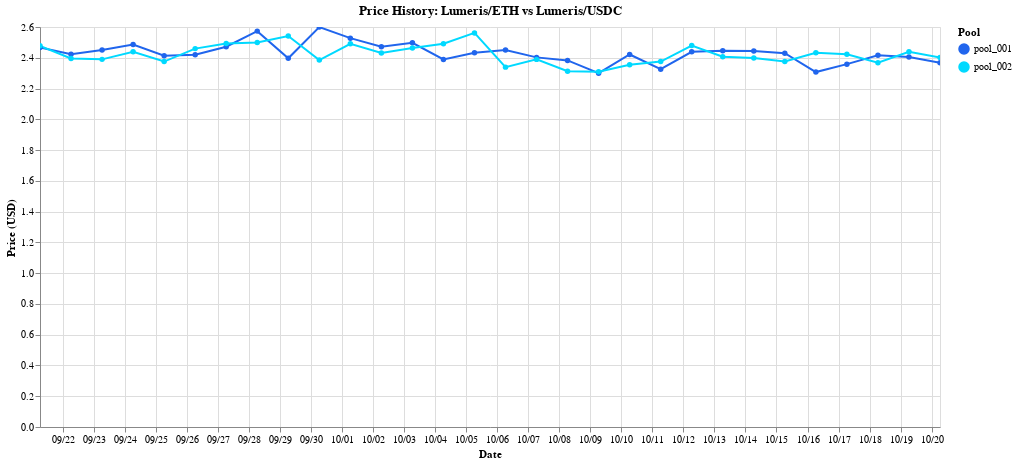

The notebook cell saved with this chart:
### Code cell
# Interactive price history using Altair
# Use first two pools from backend data
pool_ids = [p['id'] for p in predictor.pools[:2]]
hist_sample = hist_df[hist_df['pool_id'].isin(pool_ids)].copy()

price_chart = alt.Chart(hist_sample).mark_line(point=True).encode(
    x=alt.X('date:T', title='Date', axis=alt.Axis(format='%m/%d')),
    y=alt.Y('price:Q', title='Price (USD)'),
    color=alt.Color('pool_id:N', 
                   scale=alt.Scale(range=[CYBER_BLUE, CYBER_CYAN]),
                   legend=alt.Legend(title='Pool')),
    tooltip=['date:T', 'pool_id:N', 'price:Q', 'volume_24h:Q']
).properties(
    width=900,
    height=400,
    title=f'Price History: {predictor.pools[0]["name"]} vs {predictor.pools[1]["name"]}'
).interactive()

price_chart

### Figure 1 — Vega-Lite specification as saved in the notebook (floating-point values rounded to 4 significant figures)
{"config": {"view": {"continuousWidth": 300, "continuousHeight": 300}}, "data": {"name": "data-1201add3c826b2bd92d7a3ece5c969c3"}, "mark": {"type": "line", "point": true}, "encoding": {"color": {"field": "pool_id", "legend": {"title": "Pool"}, "scale": {"range": ["#2065ed", "#00d9ff"]}, "type": "nominal"}, "tooltip": [{"field": "date", "type": "temporal"}, {"field": "pool_id", "type": "nominal"}, {"field": "price", "type": "quantitative"}, {"field": "volume_24h", "type": "quantitative"}], "x": {"axis": {"format": "%m/%d"}, "field": "date", "title": "Date", "type": "temporal"}, "y": {"field": "price", "title": "Price (USD)", "type": "quantitative"}}, "height": 400, "params": [{"name": "param_1", "select": {"type": "interval", "encodings": ["x", "y"]}, "bind": "scales"}], "title": "Price History: Lumeris/ETH vs Lumeris/USDC", "width": 900, "$schema": "https://vega.github.io/schema/vega-lite/v5.20.1.json", "datasets": {"data-1201add3c826b2bd92d7a3ece5c969c3": [{"pool_id": "pool_001", "date": "2025-09-21T06:27:29.091815", "price": 2.467, "tvl": 2451000.0, "volume_24h": 385300.0, "apy": 45.54, "sma_7": 2.467, "momentum": 0.0, "volume_tvl_ratio": 0.1572, "volatility": 0.006795}, {"pool_id": "pool_001", "date": "2025-09-22T06:27:29.091815", "price": 2.423, "tvl": 2561000.0, "volume_24h": 429000.0, "apy": 44.57, "sma_7": 2.423, "momentum": -0.01769, "volume_tvl_ratio": 0.1675, "volatility": 0.01202}, {"pool_id": "pool_001", "date": "2025-09-23T06:27:29.091815", "price": 2.45, "tvl": 2457000.0, "volume_24h": 384900.0, "apy": 45.11, "sma_7": 2.45, "momentum": 0.01108, "volume_tvl_ratio": 0.1567, "volatility": 0.002059}, {"pool_id": "pool_001", "date": "2025-09-24T06:27:29.091815", "price": 2.486, "tvl": 2458000.0, "volume_24h": 472000.0, "apy": 46.98, "sma_7": 2.486, "momentum": 0.01463, "volume_tvl_ratio": 0.1921, "volatility": 0.01157}, {"pool_id": "pool_001", "date": "2025-09-25T06:27:29.091815", "price": 2.413, "tvl": 2538000.0, "volume_24h": 501900.0, "apy": 46.93, "sma_7": 2.413, "momentum": -0.02934, "volume_tvl_ratio": 0.1978, "volatility": 0.0192}, {"pool_id": "pool_001", "date": "2025-09-26T06:27:29.091815", "price": 2.42, "tvl": 2467000.0, "volume_24h": 409100.0, "apy": 46.28, "sma_7": 2.42, "momentum": 0.002808, "volume_tvl_ratio": 0.1658, "volatility": 0.01743}, {"pool_id": "pool_001", "date": "2025-09-27T06:27:29.091815", "price": 2.472, "tvl": 2500000.0, "volume_24h": 441300.0, "apy": 45.8, "sma_7": 2.472, "momentum": 0.02162, "volume_tvl_ratio": 0.1765, "volatility": 0.002914}, {"pool_id": "pool_001", "date": "2025-09-28T06:27:29.091815", "price": 2.573, "tvl": 2447000.0, "volume_24h": 462000.0, "apy": 44.91, "sma_7": 2.447, "momentum": 0.041, "volume_tvl_ratio": 0.1888, "volatility": 0.04328}, {"pool_id": "pool_001", "date": "2025-09-29T06:27:29.091815", "price": 2.397, "tvl": 2496000.0, "volume_24h": 454300.0, "apy": 44.93, "sma_7": 2.462, "momentum": -0.06858, "volume_tvl_ratio": 0.182, "volatility": 0.02975}, {"pool_id": "pool_001", "date": "2025-09-30T06:27:29.091815", "price": 2.599, "tvl": 2494000.0, "volume_24h": 475600.0, "apy": 47.83, "sma_7": 2.459, "momentum": 0.08455, "volume_tvl_ratio": 0.1907, "volatility": 0.05196}, {"pool_id": "pool_001", "date": "2025-10-01T06:27:29.091815", "price": 2.528, "tvl": 2526000.0, "volume_24h": 445000.0, "apy": 45.07, "sma_7": 2.48, "momentum": -0.02762, "volume_tvl_ratio": 0.1761, "volatility": 0.02166}, {"pool_id": "pool_001", "date": "2025-10-02T06:27:29.091815", "price": 2.472, "tvl": 2463000.0, "volume_24h": 452400.0, "apy": 42.83, "sma_7": 2.486, "momentum": -0.02209, "volume_tvl_ratio": 0.1837, "volatility": 0.002137}, {"pool_id": "pool_001", "date": "2025-10-03T06:27:29.091815", "price": 2.497, "tvl": 2513000.0, "volume_24h": 510600.0, "apy": 43.49, "sma_7": 2.494, "momentum": 0.01023, "volume_tvl_ratio": 0.2032, "volatility": 0.00718}, {"pool_id": "pool_001", "date": "2025-10-04T06:27:29.091815", "price": 2.389, "tvl": 2547000.0, "volume_24h": 546900.0, "apy": 43.58, "sma_7": 2.505, "momentum": -0.04307, "volume_tvl_ratio": 0.2147, "volatility": 0.03771}, {"pool_id": "pool_001", "date": "2025-10-05T06:27:29.091815", "price": 2.433, "tvl": 2521000.0, "volume_24h": 421900.0, "apy": 48.11, "sma_7": 2.494, "momentum": 0.01816, "volume_tvl_ratio": 0.1674, "volatility": 0.02101}, {"pool_id": "pool_001", "date": "2025-10-06T06:27:29.091815", "price": 2.451, "tvl": 2525000.0, "volume_24h": 496500.0, "apy": 42.6, "sma_7": 2.474, "momentum": 0.007383, "volume_tvl_ratio": 0.1966, "volatility": 0.01533}, {"pool_id": "pool_001", "date": "2025-10-07T06:27:29.091815", "price": 2.403, "tvl": 2473000.0, "volume_24h": 433800.0, "apy": 43.37, "sma_7": 2.481, "momentum": -0.0197, "volume_tvl_ratio": 0.1754, "volatility": 0.003383}, {"pool_id": "pool_001", "date": "2025-10-08T06:27:29.091815", "price": 2.383, "tvl": 2519000.0, "volume_24h": 458400.0, "apy": 42.84, "sma_7": 2.453, "momentum": -0.00817, "volume_tvl_ratio": 0.182, "volatility": 0.01039}, {"pool_id": "pool_001", "date": "2025-10-09T06:27:29.091815", "price": 2.3, "tvl": 2470000.0, "volume_24h": 482400.0, "apy": 41.95, "sma_7": 2.432, "momentum": -0.03498, "volume_tvl_ratio": 0.1954, "volatility": 0.04342}, {"pool_id": "pool_001", "date": "2025-10-10T06:27:29.091815", "price": 2.421, "tvl": 2491000.0, "volume_24h": 450100.0, "apy": 48.1, "sma_7": 2.408, "momentum": 0.05291, "volume_tvl_ratio": 0.1807, "volatility": 0.007242}, {"pool_id": "pool_001", "date": "2025-10-11T06:27:29.091815", "price": 2.325, "tvl": 2493000.0, "volume_24h": 360500.0, "apy": 46.48, "sma_7": 2.397, "momentum": -0.03953, "volume_tvl_ratio": 0.1446, "volatility": 0.03083}, {"pool_id": "pool_001", "date": "2025-10-12T06:27:29.091815", "price": 2.439, "tvl": 2453000.0, "volume_24h": 476000.0, "apy": 48.24, "sma_7": 2.388, "momentum": 0.0488, "volume_tvl_ratio": 0.1941, "volatility": 0.0165}, {"pool_id": "pool_001", "date": "2025-10-13T06:27:29.091815", "price": 2.445, "tvl": 2533000.0, "volume_24h": 443700.0, "apy": 43.91, "sma_7": 2.389, "momentum": 0.002555, "volume_tvl_ratio": 0.1751, "volatility": 0.02004}, {"pool_id": "pool_001", "date": "2025-10-14T06:27:29.091815", "price": 2.445, "tvl": 2543000.0, "volume_24h": 409300.0, "apy": 40.09, "sma_7": 2.388, "momentum": -0.0002348, "volume_tvl_ratio": 0.161, "volatility": 0.0208}, {"pool_id": "pool_001", "date": "2025-10-15T06:27:29.091815", "price": 2.429, "tvl": 2472000.0, "volume_24h": 462200.0, "apy": 47.24, "sma_7": 2.394, "momentum": -0.006254, "volume_tvl_ratio": 0.1869, "volatility": 0.01556}, {"pool_id": "pool_001", "date": "2025-10-16T06:27:29.091815", "price": 2.307, "tvl": 2476000.0, "volume_24h": 467100.0, "apy": 47.25, "sma_7": 2.401, "momentum": -0.05034, "volume_tvl_ratio": 0.1887, "volatility": 0.03335}, {"pool_id": "pool_001", "date": "2025-10-17T06:27:29.091815", "price": 2.359, "tvl": 2532000.0, "volume_24h": 402100.0, "apy": 47.12, "sma_7": 2.402, "momentum": 0.02232, "volume_tvl_ratio": 0.1588, "volatility": 0.01133}, {"pool_id": "pool_001", "date": "2025-10-18T06:27:29.091815", "price": 2.416, "tvl": 2479000.0, "volume_24h": 523900.0, "apy": 44.63, "sma_7": 2.393, "momentum": 0.02454, "volume_tvl_ratio": 0.2113, "volatility": 0.01329}, {"pool_id": "pool_001", "date": "2025-10-19T06:27:29.091815", "price": 2.405, "tvl": 2529000.0, "volume_24h": 498400.0, "apy": 42.49, "sma_7": 2.406, "momentum": -0.004922, "volume_tvl_ratio": 0.1971, "volatility": 0.009436}, {"pool_id": "pool_001", "date": "2025-10-20T06:27:29.091815", "price": 2.368, "tvl": 2490000.0, "volume_24h": 462800.0, "apy": 47.0, "sma_7": 2.401, "momentum": -0.0151, "volume_tvl_ratio": 0.1858, "volatility": 0.004384}, {"pool_id": "pool_002", "date": "2025-09-21T06:27:29.091815", "price": 2.478, "tvl": 1830000.0, "volume_24h": 253700.0, "apy": 36.6, "sma_7": 2.478, "momentum": 0.0, "volume_tvl_ratio": 0.1386, "volatility": 0.01128}, {"pool_id": "pool_002", "date": "2025-09-22T06:27:29.091815", "price": 2.396, "tvl": 1804000.0, "volume_24h": 365600.0, "apy": 39.07, "sma_7": 2.396, "momentum": -0.03308, "volume_tvl_ratio": 0.2026, "volatility": 0.02317}, {"pool_id": "pool_002", "date": "2025-09-23T06:27:29.091815", "price": 2.39, "tvl": 1833000.0, "volume_24h": 299100.0, "apy": 35.24, "sma_7": 2.39, "momentum": -0.002523, "volume_tvl_ratio": 0.1631, "volatility": 0.02664}, {"pool_id": "pool_002", "date": "2025-09-24T06:27:29.091815", "price": 2.44, "tvl": 1810000.0, "volume_24h": 276400.0, "apy": 37.08, "sma_7": 2.44, "momentum": 0.02092, "volume_tvl_ratio": 0.1527, "volatility": 0.007237}, {"pool_id": "pool_002", "date": "2025-09-25T06:27:29.091815", "price": 2.375, "tvl": 1780000.0, "volume_24h": 335800.0, "apy": 36.7, "sma_7": 2.375, "momentum": -0.02633, "volume_tvl_ratio": 0.1887, "volatility": 0.03445}, {"pool_id": "pool_002", "date": "2025-09-26T06:27:29.091815", "price": 2.459, "tvl": 1782000.0, "volume_24h": 385500.0, "apy": 38.59, "sma_7": 2.459, "momentum": 0.03539, "volume_tvl_ratio": 0.2164, "volatility": 0.001141}, {"pool_id": "pool_002", "date": "2025-09-27T06:27:29.091815", "price": 2.493, "tvl": 1789000.0, "volume_24h": 325700.0, "apy": 37.37, "sma_7": 2.493, "momentum": 0.01377, "volume_tvl_ratio": 0.1821, "volatility": 0.01168}, {"pool_id": "pool_002", "date": "2025-09-28T06:27:29.091815", "price": 2.499, "tvl": 1778000.0, "volume_24h": 373500.0, "apy": 39.16, "sma_7": 2.433, "momentum": 0.002194, "volume_tvl_ratio": 0.2101, "volatility": 0.01291}, {"pool_id": "pool_002", "date": "2025-09-29T06:27:29.091815", "price": 2.541, "tvl": 1846000.0, "volume_24h": 324900.0, "apy": 37.27, "sma_7": 2.436, "momentum": 0.01699, "volume_tvl_ratio": 0.176, "volatility": 0.02924}, {"pool_id": "pool_002", "date": "2025-09-30T06:27:29.091815", "price": 2.385, "tvl": 1792000.0, "volume_24h": 402400.0, "apy": 40.0, "sma_7": 2.457, "momentum": -0.06142, "volume_tvl_ratio": 0.2245, "volatility": 0.03546}, {"pool_id": "pool_002", "date": "2025-10-01T06:27:29.091815", "price": 2.491, "tvl": 1794000.0, "volume_24h": 319500.0, "apy": 38.05, "sma_7": 2.456, "momentum": 0.04417, "volume_tvl_ratio": 0.1781, "volatility": 0.006532}, {"pool_id": "pool_002", "date": "2025-10-02T06:27:29.091815", "price": 2.431, "tvl": 1801000.0, "volume_24h": 338300.0, "apy": 37.67, "sma_7": 2.463, "momentum": -0.02402, "volume_tvl_ratio": 0.1879, "volatility": 0.01889}, {"pool_id": "pool_002", "date": "2025-10-03T06:27:29.091815", "price": 2.463, "tvl": 1800000.0, "volume_24h": 301900.0, "apy": 38.51, "sma_7": 2.471, "momentum": 0.0133, "volume_tvl_ratio": 0.1678, "volatility": 0.006697}, {"pool_id": "pool_002", "date": "2025-10-04T06:27:29.091815", "price": 2.491, "tvl": 1765000.0, "volume_24h": 298900.0, "apy": 43.69, "sma_7": 2.472, "momentum": 0.01153, "volume_tvl_ratio": 0.1693, "volatility": 0.003899}, {"pool_id": "pool_002", "date": "2025-10-05T06:27:29.091815", "price": 2.562, "tvl": 1793000.0, "volume_24h": 294800.0, "apy": 38.79, "sma_7": 2.472, "momentum": 0.02816, "volume_tvl_ratio": 0.1644, "volatility": 0.03153}, {"pool_id": "pool_002", "date": "2025-10-06T06:27:29.091815", "price": 2.339, "tvl": 1792000.0, "volume_24h": 302200.0, "apy": 39.17, "sma_7": 2.481, "momentum": -0.08683, "volume_tvl_ratio": 0.1686, "volatility": 0.03025}, {"pool_id": "pool_002", "date": "2025-10-07T06:27:29.091815", "price": 2.39, "tvl": 1794000.0, "volume_24h": 333300.0, "apy": 38.93, "sma_7": 2.452, "momentum": 0.02154, "volume_tvl_ratio": 0.1858, "volatility": 0.008687}, {"pool_id": "pool_002", "date": "2025-10-08T06:27:29.091815", "price": 2.312, "tvl": 1792000.0, "volume_24h": 325500.0, "apy": 38.38, "sma_7": 2.452, "momentum": -0.03237, "volume_tvl_ratio": 0.1816, "volatility": 0.03926}, {"pool_id": "pool_002", "date": "2025-10-09T06:27:29.091815", "price": 2.309, "tvl": 1801000.0, "volume_24h": 352800.0, "apy": 40.22, "sma_7": 2.427, "momentum": -0.001253, "volume_tvl_ratio": 0.1959, "volatility": 0.03944}, {"pool_id": "pool_002", "date": "2025-10-10T06:27:29.091815", "price": 2.355, "tvl": 1822000.0, "volume_24h": 341100.0, "apy": 33.76, "sma_7": 2.409, "momentum": 0.01986, "volume_tvl_ratio": 0.1872, "volatility": 0.01972}, {"pool_id": "pool_002", "date": "2025-10-11T06:27:29.091815", "price": 2.375, "tvl": 1804000.0, "volume_24h": 280300.0, "apy": 38.23, "sma_7": 2.394, "momentum": 0.008519, "volume_tvl_ratio": 0.1554, "volatility": 0.01054}, {"pool_id": "pool_002", "date": "2025-10-12T06:27:29.091815", "price": 2.479, "tvl": 1782000.0, "volume_24h": 358500.0, "apy": 38.72, "sma_7": 2.377, "momentum": 0.04386, "volume_tvl_ratio": 0.2012, "volatility": 0.03299}, {"pool_id": "pool_002", "date": "2025-10-13T06:27:29.091815", "price": 2.407, "tvl": 1806000.0, "volume_24h": 364900.0, "apy": 38.45, "sma_7": 2.366, "momentum": -0.02937, "volume_tvl_ratio": 0.202, "volatility": 0.004268}, {"pool_id": "pool_002", "date": "2025-10-14T06:27:29.091815", "price": 2.399, "tvl": 1794000.0, "volume_24h": 312400.0, "apy": 37.06, "sma_7": 2.375, "momentum": -0.003176, "volume_tvl_ratio": 0.1741, "volatility": 0.002148}, {"pool_id": "pool_002", "date": "2025-10-15T06:27:29.091815", "price": 2.376, "tvl": 1785000.0, "volume_24h": 288600.0, "apy": 38.86, "sma_7": 2.377, "momentum": -0.009448, "volume_tvl_ratio": 0.1617, "volatility": 0.006102}, {"pool_id": "pool_002", "date": "2025-10-16T06:27:29.091815", "price": 2.432, "tvl": 1791000.0, "volume_24h": 311100.0, "apy": 36.68, "sma_7": 2.386, "momentum": 0.02357, "volume_tvl_ratio": 0.1737, "volatility": 0.01776}, {"pool_id": "pool_002", "date": "2025-10-17T06:27:29.091815", "price": 2.422, "tvl": 1775000.0, "volume_24h": 250900.0, "apy": 38.83, "sma_7": 2.403, "momentum": -0.004083, "volume_tvl_ratio": 0.1414, "volatility": 0.0147}, {"pool_id": "pool_002", "date": "2025-10-18T06:27:29.091815", "price": 2.368, "tvl": 1773000.0, "volume_24h": 330100.0, "apy": 38.3, "sma_7": 2.413, "momentum": -0.02253, "volume_tvl_ratio": 0.1861, "volatility": 0.006569}, {"pool_id": "pool_002", "date": "2025-10-19T06:27:29.091815", "price": 2.439, "tvl": 1795000.0, "volume_24h": 336200.0, "apy": 40.67, "sma_7": 2.412, "momentum": 0.03022, "volume_tvl_ratio": 0.1873, "volatility": 0.02363}, {"pool_id": "pool_002", "date": "2025-10-20T06:27:29.091815", "price": 2.402, "tvl": 1792000.0, "volume_24h": 317000.0, "apy": 38.57, "sma_7": 2.406, "momentum": -0.01538, "volume_tvl_ratio": 0.1769, "volatility": 0.009324}]}}
